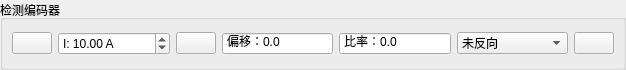
<?xml version="1.0" encoding="UTF-8"?>
<ui version="4.0">
 <class>DetectFocEncoder</class>
 <widget class="QWidget" name="DetectFocEncoder">
  <property name="geometry">
   <rect>
    <x>0</x>
    <y>0</y>
    <width>626</width>
    <height>70</height>
   </rect>
  </property>
  <property name="windowTitle">
   <string>Form</string>
  </property>
  <layout class="QVBoxLayout" name="verticalLayout">
   <property name="leftMargin">
    <number>0</number>
   </property>
   <property name="topMargin">
    <number>0</number>
   </property>
   <property name="rightMargin">
    <number>0</number>
   </property>
   <property name="bottomMargin">
    <number>0</number>
   </property>
   <item>
    <widget class="QGroupBox" name="groupBox">
     <property name="title">
      <string>检测编码器</string>
     </property>
     <layout class="QHBoxLayout" name="horizontalLayout" stretch="0,1,0,1,1,1,0">
      <item>
       <widget class="QPushButton" name="helpButton">
        <property name="sizePolicy">
         <sizepolicy hsizetype="Fixed" vsizetype="Fixed">
          <horstretch>0</horstretch>
          <verstretch>0</verstretch>
         </sizepolicy>
        </property>
        <property name="toolTip">
         <string>显示帮助</string>
        </property>
        <property name="text">
         <string/>
        </property>
       </widget>
      </item>
      <item>
       <widget class="QDoubleSpinBox" name="currentBox">
        <property name="toolTip">
         <string>用于转动电机的开环电流</string>
        </property>
        <property name="prefix">
         <string>I: </string>
        </property>
        <property name="suffix">
         <string> A</string>
        </property>
        <property name="value">
         <double>10.000000000000000</double>
        </property>
       </widget>
      </item>
      <item>
       <widget class="QPushButton" name="startButton">
        <property name="sizePolicy">
         <sizepolicy hsizetype="Fixed" vsizetype="Fixed">
          <horstretch>0</horstretch>
          <verstretch>0</verstretch>
         </sizepolicy>
        </property>
        <property name="toolTip">
         <string>开始检测</string>
        </property>
        <property name="text">
         <string/>
        </property>
       </widget>
      </item>
      <item>
       <widget class="QDoubleSpinBox" name="offsetBox">
        <property name="toolTip">
         <string>编码器偏移</string>
        </property>
        <property name="readOnly">
         <bool>true</bool>
        </property>
        <property name="buttonSymbols">
         <enum>QAbstractSpinBox::NoButtons</enum>
        </property>
        <property name="prefix">
         <string>偏移：</string>
        </property>
        <property name="suffix">
         <string/>
        </property>
        <property name="decimals">
         <number>1</number>
        </property>
        <property name="maximum">
         <double>360.000000000000000</double>
        </property>
        <property name="value">
         <double>0.000000000000000</double>
        </property>
       </widget>
      </item>
      <item>
       <widget class="QDoubleSpinBox" name="ratioBox">
        <property name="toolTip">
         <string>编码器比率</string>
        </property>
        <property name="readOnly">
         <bool>true</bool>
        </property>
        <property name="buttonSymbols">
         <enum>QAbstractSpinBox::NoButtons</enum>
        </property>
        <property name="prefix">
         <string>比率：</string>
        </property>
        <property name="suffix">
         <string/>
        </property>
        <property name="decimals">
         <number>1</number>
        </property>
        <property name="maximum">
         <double>100000.000000000000000</double>
        </property>
        <property name="value">
         <double>0.000000000000000</double>
        </property>
       </widget>
      </item>
      <item>
       <widget class="QComboBox" name="invertedBox">
        <property name="enabled">
         <bool>true</bool>
        </property>
        <item>
         <property name="text">
          <string>未反向</string>
         </property>
        </item>
        <item>
         <property name="text">
          <string>反向</string>
         </property>
        </item>
       </widget>
      </item>
      <item>
       <widget class="QPushButton" name="applyButton">
        <property name="sizePolicy">
         <sizepolicy hsizetype="Fixed" vsizetype="Fixed">
          <horstretch>0</horstretch>
          <verstretch>0</verstretch>
         </sizepolicy>
        </property>
        <property name="toolTip">
         <string>应用检测结果</string>
        </property>
        <property name="text">
         <string/>
        </property>
        <property name="iconSize">
         <size>
          <width>45</width>
          <height>16</height>
         </size>
        </property>
       </widget>
      </item>
     </layout>
    </widget>
   </item>
  </layout>
 </widget>
 <resources/>
 <connections/>
</ui>
